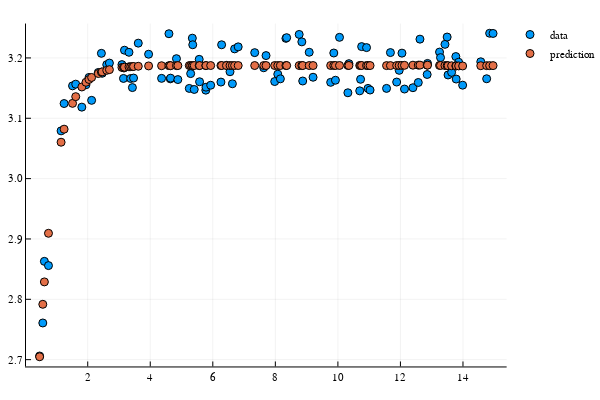

The notebook cell saved with this chart:
### Code cell
# plot
plotsol(u, ũ(res2.minimizer))
